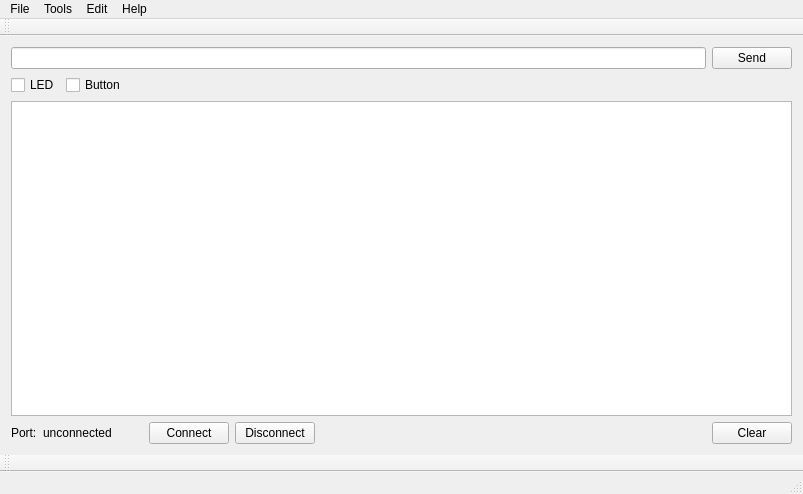
<?xml version="1.0" encoding="UTF-8"?>
<ui version="4.0">
 <class>MainWindow</class>
 <widget class="QMainWindow" name="MainWindow">
  <property name="geometry">
   <rect>
    <x>0</x>
    <y>0</y>
    <width>803</width>
    <height>494</height>
   </rect>
  </property>
  <property name="windowTitle">
   <string>MainWindow</string>
  </property>
  <property name="styleSheet">
   <string notr="true"/>
  </property>
  <widget class="QWidget" name="centralWidget">
   <layout class="QVBoxLayout" name="verticalLayout">
    <item>
     <layout class="QHBoxLayout" name="horizontalLayout">
      <item>
       <widget class="QLineEdit" name="lineEdit"/>
      </item>
      <item>
       <widget class="QPushButton" name="pushButton">
        <property name="text">
         <string>Send</string>
        </property>
       </widget>
      </item>
     </layout>
    </item>
    <item>
     <layout class="QHBoxLayout" name="horizontalLayout_3">
      <item>
       <widget class="QCheckBox" name="checkBox_led">
        <property name="text">
         <string>LED</string>
        </property>
       </widget>
      </item>
      <item>
       <widget class="QCheckBox" name="checkBox_button">
        <property name="text">
         <string>Button</string>
        </property>
        <property name="checkable">
         <bool>true</bool>
        </property>
        <property name="tristate">
         <bool>false</bool>
        </property>
       </widget>
      </item>
      <item>
       <spacer name="horizontalSpacer_2">
        <property name="orientation">
         <enum>Qt::Horizontal</enum>
        </property>
        <property name="sizeHint" stdset="0">
         <size>
          <width>40</width>
          <height>20</height>
         </size>
        </property>
       </spacer>
      </item>
     </layout>
    </item>
    <item>
     <widget class="QPlainTextEdit" name="plainTextEdit">
      <property name="readOnly">
       <bool>true</bool>
      </property>
     </widget>
    </item>
    <item>
     <layout class="QHBoxLayout" name="horizontalLayout_4">
      <item>
       <widget class="QLabel" name="label_2">
        <property name="text">
         <string>Port:</string>
        </property>
       </widget>
      </item>
      <item>
       <widget class="QLabel" name="label">
        <property name="sizePolicy">
         <sizepolicy hsizetype="Fixed" vsizetype="Fixed">
          <horstretch>0</horstretch>
          <verstretch>0</verstretch>
         </sizepolicy>
        </property>
        <property name="minimumSize">
         <size>
          <width>100</width>
          <height>0</height>
         </size>
        </property>
        <property name="text">
         <string>unconnected</string>
        </property>
       </widget>
      </item>
      <item>
       <widget class="QPushButton" name="pushButton_connect">
        <property name="text">
         <string>Connect</string>
        </property>
       </widget>
      </item>
      <item>
       <widget class="QPushButton" name="pushButton_disconnect">
        <property name="text">
         <string>Disconnect</string>
        </property>
       </widget>
      </item>
      <item>
       <spacer name="horizontalSpacer">
        <property name="orientation">
         <enum>Qt::Horizontal</enum>
        </property>
        <property name="sizeHint" stdset="0">
         <size>
          <width>40</width>
          <height>20</height>
         </size>
        </property>
       </spacer>
      </item>
      <item>
       <widget class="QPushButton" name="pushButton_clear">
        <property name="text">
         <string>Clear</string>
        </property>
       </widget>
      </item>
     </layout>
    </item>
   </layout>
  </widget>
  <widget class="QMenuBar" name="menuBar">
   <property name="geometry">
    <rect>
     <x>0</x>
     <y>0</y>
     <width>803</width>
     <height>22</height>
    </rect>
   </property>
   <widget class="QMenu" name="menuHelp">
    <property name="title">
     <string>Help</string>
    </property>
    <addaction name="actionVisit_Tekkietorium_de"/>
   </widget>
   <widget class="QMenu" name="menuTools">
    <property name="title">
     <string>Tools</string>
    </property>
    <addaction name="actionInfo"/>
   </widget>
   <widget class="QMenu" name="menuEdit">
    <property name="title">
     <string>Edit</string>
    </property>
   </widget>
   <widget class="QMenu" name="menuFile">
    <property name="title">
     <string>File</string>
    </property>
    <addaction name="actionNew"/>
    <addaction name="actionOpen_2"/>
    <addaction name="actionSave_All"/>
    <addaction name="actionSave_2"/>
   </widget>
   <addaction name="menuFile"/>
   <addaction name="menuTools"/>
   <addaction name="menuEdit"/>
   <addaction name="menuHelp"/>
  </widget>
  <widget class="QToolBar" name="toolBar_1">
   <property name="windowTitle">
    <string>toolBar</string>
   </property>
   <attribute name="toolBarArea">
    <enum>BottomToolBarArea</enum>
   </attribute>
   <attribute name="toolBarBreak">
    <bool>false</bool>
   </attribute>
  </widget>
  <widget class="QToolBar" name="toolBar_2">
   <property name="windowTitle">
    <string>toolBar_2</string>
   </property>
   <attribute name="toolBarArea">
    <enum>TopToolBarArea</enum>
   </attribute>
   <attribute name="toolBarBreak">
    <bool>false</bool>
   </attribute>
  </widget>
  <widget class="QStatusBar" name="statusBar"/>
  <action name="actionVisit_Tekkietorium_de">
   <property name="text">
    <string>Visit Tekkietorium.de</string>
   </property>
  </action>
  <action name="actionSave">
   <property name="text">
    <string>Save</string>
   </property>
  </action>
  <action name="actionNew">
   <property name="text">
    <string>New</string>
   </property>
  </action>
  <action name="actionOpen_2">
   <property name="text">
    <string>Open</string>
   </property>
  </action>
  <action name="actionSave_2">
   <property name="text">
    <string>Save</string>
   </property>
  </action>
  <action name="actionSave_All">
   <property name="text">
    <string>Save All</string>
   </property>
  </action>
  <action name="actionOpen">
   <property name="text">
    <string>Open</string>
   </property>
  </action>
  <action name="actionInfo">
   <property name="icon">
    <iconset resource="resources.qrc">
     <normaloff>:/icons/images/info icon.png</normaloff>:/icons/images/info icon.png</iconset>
   </property>
   <property name="text">
    <string>info</string>
   </property>
  </action>
 </widget>
 <layoutdefault spacing="6" margin="11"/>
 <resources>
  <include location="resources.qrc"/>
 </resources>
 <connections/>
</ui>
